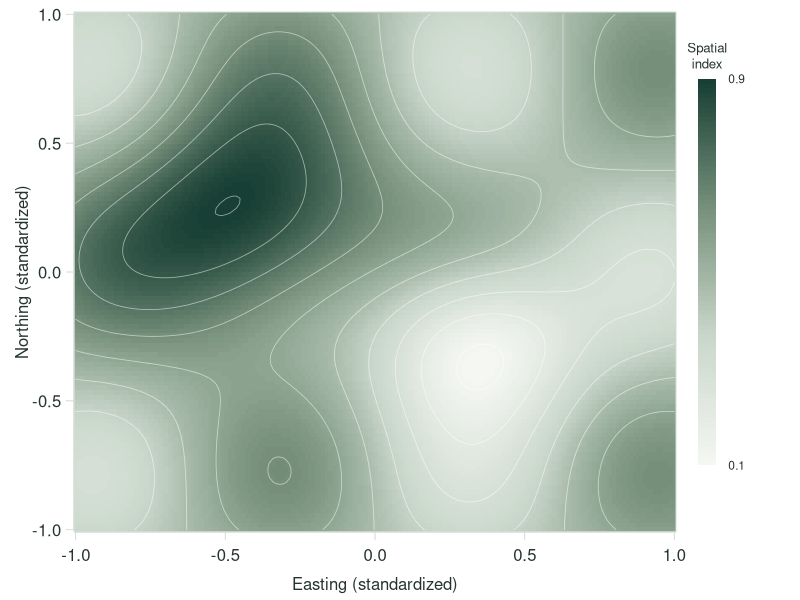
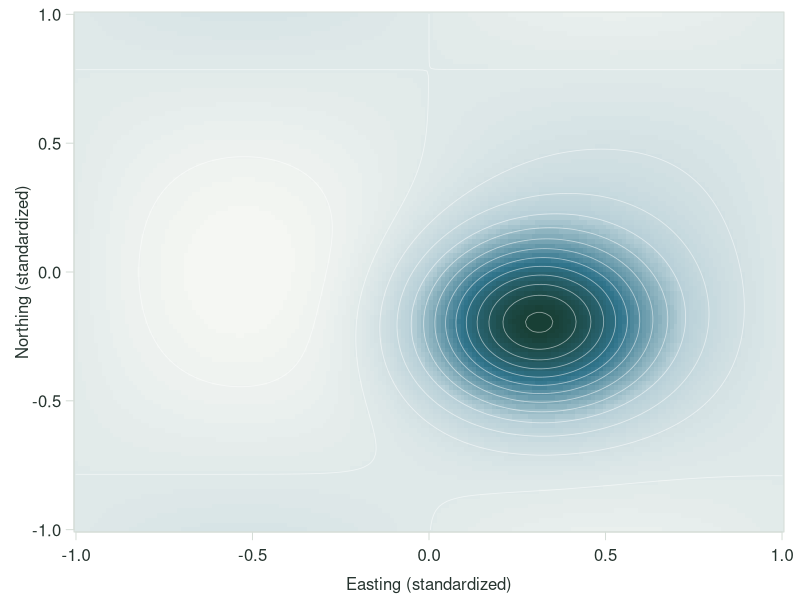
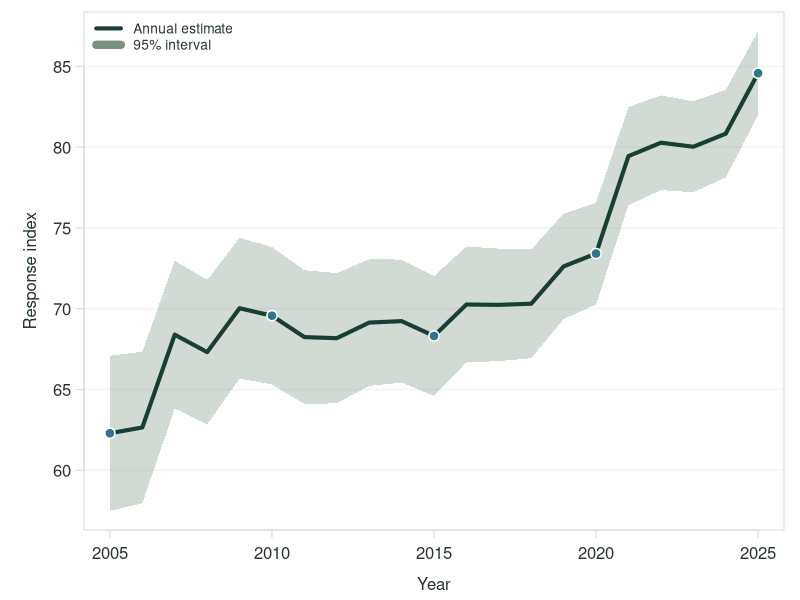
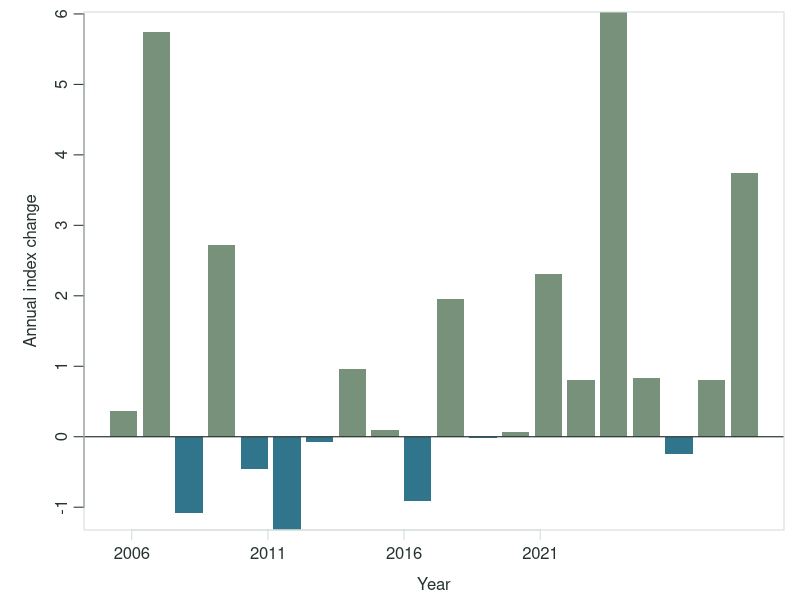
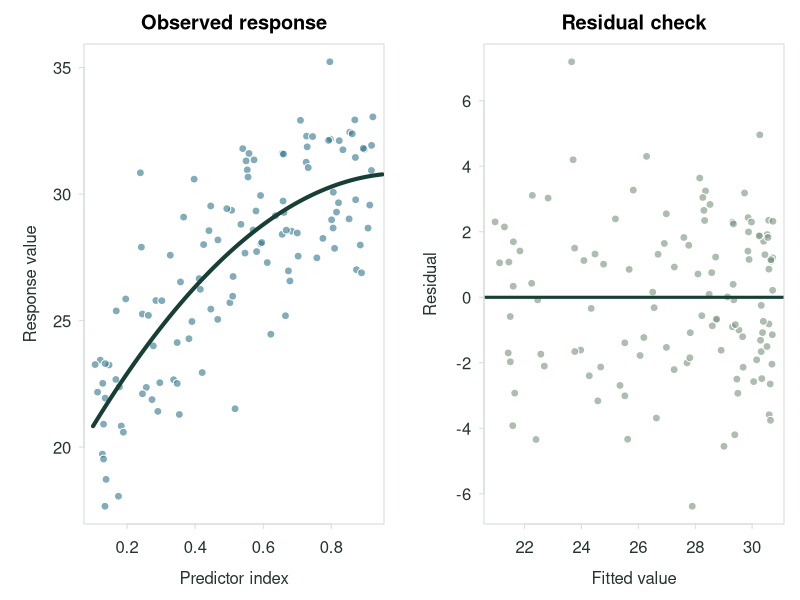
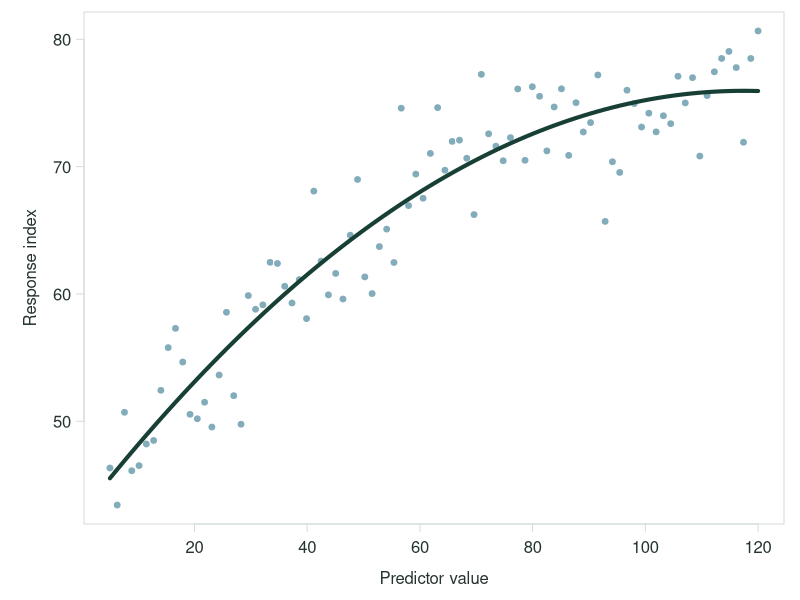
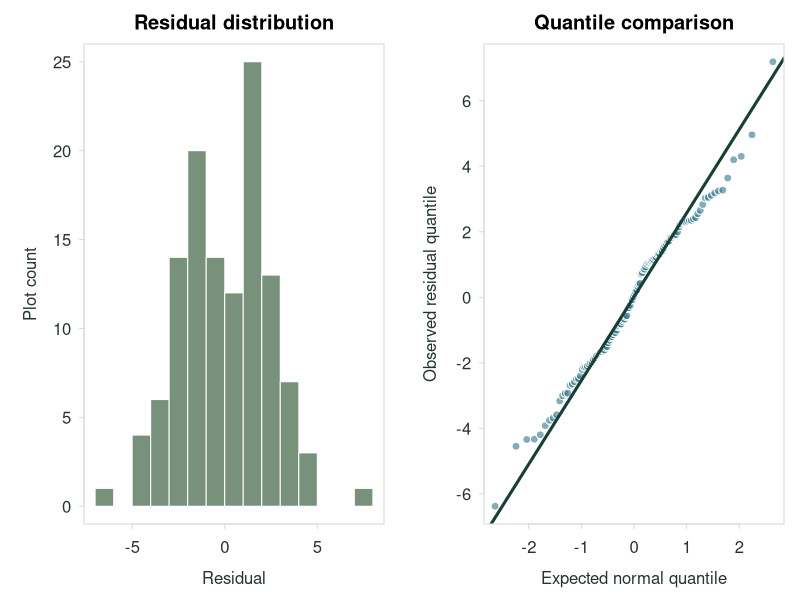

The R source for these figures, in order:
#!/usr/bin/env Rscript

# Generate deterministic, synthetic scientific figures for the gallery.
# The core extension does not require R; these PNG files are committed so the
# gallery renders in environments without R.

output_dir <- file.path("examples", "assets")
dir.create(output_dir, recursive = TRUE, showWarnings = FALSE)

forest <- "#183F35"
sage <- "#77917B"
off_white <- "#F5F7F3"
charcoal <- "#26342F"
blue <- "#31758C"
rule <- "#D5DDD7"

open_png <- function(filename, width = 1600, height = 820) {
  png(
    filename = file.path(output_dir, filename),
    width = width,
    height = height,
    res = 160,
    bg = "white",
    type = if (capabilities("cairo")) "cairo-png" else "windows"
  )
}

set.seed(20261006)

# Synthetic remote-sensing surface
x <- seq(-1, 1, length.out = 180)
y <- seq(-1, 1, length.out = 110)
surface <- outer(
  x,
  y,
  function(x, y) {
    0.55 +
      0.30 * exp(-5 * ((x + 0.42)^2 + (y - 0.18)^2)) -
      0.25 * exp(-8 * ((x - 0.34)^2 + (y + 0.25)^2)) +
      0.10 * sin(5 * x) * cos(4 * y)
  }
)
surface[] <- pmax(0.05, pmin(0.95, surface))

open_png("synthetic-canopy-map.png", 1600, 860)
par(
  mar = c(3.4, 3.7, 0.6, 6.2),
  mgp = c(2.1, 0.65, 0),
  family = "sans",
  fg = charcoal,
  col.axis = charcoal,
  col.lab = charcoal
)
palette_map <- colorRampPalette(c(off_white, "#C9D7CA", sage, forest))(80)
image(
  x,
  y,
  surface,
  col = palette_map,
  axes = FALSE,
  xlab = "Easting (standardized)",
  ylab = "Northing (standardized)",
  useRaster = TRUE
)
contour(x, y, surface, add = TRUE, drawlabels = FALSE, col = "#FFFFFF88", lwd = 0.8)
axis(1, col = rule, col.ticks = rule, tck = -0.015)
axis(2, col = rule, col.ticks = rule, tck = -0.015, las = 1)
box(col = rule)
legend_y <- seq(-0.75, 0.75, length.out = length(palette_map) + 1)
for (i in seq_along(palette_map)) {
  rect(1.08, legend_y[i], 1.14, legend_y[i + 1], col = palette_map[i], border = NA, xpd = NA)
}
text(1.11, 0.84, "Spatial\nindex", cex = 0.8, col = charcoal, xpd = NA)
text(1.18, c(-0.75, 0.75), labels = c("0.1", "0.9"), adj = 0, cex = 0.72, col = charcoal, xpd = NA)
dev.off()

# A second spatial product for the paired-figure layout
disturbance <- 0.25 + 0.55 * exp(
  -10 * (
    (outer(x, rep(1, length(y))) - 0.30)^2 +
      (outer(rep(1, length(x)), y) + 0.20)^2
  )
) + outer(sin(3 * x), cos(2 * y)) * 0.08
disturbance[] <- pmax(0, pmin(1, disturbance))

open_png("synthetic-disturbance-map.png", 900, 620)
par(
  mar = c(3.4, 3.7, 0.6, 0.8),
  mgp = c(2.1, 0.65, 0),
  family = "sans",
  fg = charcoal,
  col.axis = charcoal,
  col.lab = charcoal
)
image(
  x,
  y,
  disturbance,
  col = colorRampPalette(c(off_white, "#B8D0D8", blue, forest))(70),
  axes = FALSE,
  xlab = "Easting (standardized)",
  ylab = "Northing (standardized)",
  useRaster = TRUE
)
contour(x, y, disturbance, add = TRUE, drawlabels = FALSE, col = "#FFFFFF88", lwd = 0.8)
axis(1, col = rule, col.ticks = rule, tck = -0.015)
axis(2, col = rule, col.ticks = rule, tck = -0.015, las = 1)
box(col = rule)
dev.off()

# Synthetic time series with uncertainty band
year <- 2005:2025
estimate <- 62 + 0.9 * (year - 2005) + sin((year - 2005) / 2.5) * 3 + rnorm(length(year), 0, 1.2)
uncertainty <- seq(4.8, 2.6, length.out = length(year))

open_png("synthetic-time-series.png", 1600, 820)
par(
  mar = c(3.5, 4.2, 0.6, 0.8),
  mgp = c(2.2, 0.65, 0),
  family = "sans",
  fg = charcoal,
  col.axis = charcoal,
  col.lab = charcoal
)
plot(
  year,
  estimate,
  type = "n",
  ylim = range(estimate - uncertainty, estimate + uncertainty),
  xlab = "Year",
  ylab = "Response index",
  axes = FALSE
)
abline(h = pretty(par("usr")[3:4]), col = off_white, lwd = 2)
polygon(
  c(year, rev(year)),
  c(estimate - uncertainty, rev(estimate + uncertainty)),
  col = "#77917B55",
  border = NA
)
lines(year, estimate, col = forest, lwd = 4)
points(year[c(1, 6, 11, 16, 21)], estimate[c(1, 6, 11, 16, 21)], pch = 21, bg = blue, col = "white", cex = 1.35, lwd = 1.5)
axis(1, at = seq(2005, 2025, 5), col = rule, col.ticks = rule, tck = -0.015)
axis(2, las = 1, col = rule, col.ticks = rule, tck = -0.015)
box(col = rule)
legend(
  "topleft",
  legend = c("Annual estimate", "95% interval"),
  col = c(forest, sage),
  lwd = c(4, 8),
  bty = "n",
  cex = 0.82,
  text.col = charcoal
)
dev.off()

# Annual change, used only in the paired-figure layout
annual_change <- c(NA, diff(estimate))
open_png("synthetic-annual-change.png", 900, 620)
par(
  mar = c(3.5, 4.2, 0.6, 0.8),
  mgp = c(2.2, 0.65, 0),
  family = "sans",
  fg = charcoal,
  col.axis = charcoal,
  col.lab = charcoal
)
bar_cols <- ifelse(annual_change[-1] >= 0, sage, blue)
barplot(
  annual_change[-1],
  names.arg = year[-1],
  col = bar_cols,
  border = NA,
  xlab = "Year",
  ylab = "Annual index change",
  xaxt = "n"
)
axis(1, at = seq(1, 20, 5), labels = year[-1][seq(1, 20, 5)], col = rule, col.ticks = rule)
abline(h = 0, col = charcoal, lwd = 1.2)
box(col = rule)
dev.off()

# Two compact panels for a standard two-column scientific slide
open_png("synthetic-model-panels.png", 1600, 820)
par(
  mfrow = c(1, 2),
  mar = c(3.8, 4.2, 2.2, 0.8),
  mgp = c(2.2, 0.65, 0),
  family = "sans",
  fg = charcoal,
  col.axis = charcoal,
  col.lab = charcoal
)

n <- 120
moisture <- runif(n, 0.1, 0.95)
growth <- 18 + 28 * moisture - 16 * moisture^2 + rnorm(n, 0, 2.3)
plot(
  moisture,
  growth,
  pch = 21,
  bg = "#31758C99",
  col = "white",
  cex = 1.05,
  xlab = "Predictor index",
  ylab = "Response value",
  main = "Observed response",
  axes = FALSE
)
axis(1, col = rule, col.ticks = rule, tck = -0.015)
axis(2, las = 1, col = rule, col.ticks = rule, tck = -0.015)
box(col = rule)
fit <- lm(growth ~ moisture + I(moisture^2))
grid_x <- seq(0.1, 0.95, length.out = 200)
lines(grid_x, predict(fit, newdata = data.frame(moisture = grid_x)), col = forest, lwd = 4)

residuals_fit <- residuals(fit)
fitted_fit <- fitted(fit)
plot(
  fitted_fit,
  residuals_fit,
  pch = 21,
  bg = "#77917B99",
  col = "white",
  cex = 1.05,
  xlab = "Fitted value",
  ylab = "Residual",
  main = "Residual check",
  axes = FALSE
)
abline(h = 0, col = forest, lwd = 3)
axis(1, col = rule, col.ticks = rule, tck = -0.015)
axis(2, las = 1, col = rule, col.ticks = rule, tck = -0.015)
box(col = rule)
dev.off()

# Stand-age response for the long-title stress test
stand_age <- seq(5, 120, length.out = 90)
recovery_age <- 42 + 0.62 * stand_age - 0.0028 * stand_age^2 + rnorm(length(stand_age), 0, 3.5)
open_png("synthetic-age-response.png", 960, 680)
par(
  mar = c(3.8, 4.2, 0.6, 0.8),
  mgp = c(2.2, 0.65, 0),
  family = "sans",
  fg = charcoal,
  col.axis = charcoal,
  col.lab = charcoal
)
plot(
  stand_age,
  recovery_age,
  pch = 21,
  bg = "#31758C99",
  col = "white",
  cex = 1.05,
  xlab = "Predictor value",
  ylab = "Response index",
  axes = FALSE
)
fit_age <- lm(recovery_age ~ stand_age + I(stand_age^2))
lines(stand_age, predict(fit_age), col = forest, lwd = 4)
axis(1, col = rule, col.ticks = rule, tck = -0.015)
axis(2, las = 1, col = rule, col.ticks = rule, tck = -0.015)
box(col = rule)
dev.off()

# Validation summaries for the minimal, footer-free figure slide
open_png("synthetic-validation-panels.png", 1600, 820)
par(
  mfrow = c(1, 2),
  mar = c(3.8, 4.2, 2.2, 0.8),
  mgp = c(2.2, 0.65, 0),
  family = "sans",
  fg = charcoal,
  col.axis = charcoal,
  col.lab = charcoal
)
hist(
  residuals_fit,
  breaks = 14,
  col = sage,
  border = "white",
  xlab = "Residual",
  ylab = "Plot count",
  main = "Residual distribution",
  axes = FALSE
)
axis(1, col = rule, col.ticks = rule, tck = -0.015)
axis(2, las = 1, col = rule, col.ticks = rule, tck = -0.015)
box(col = rule)

ordered <- sort(residuals_fit)
expected <- qnorm(ppoints(length(ordered)))
plot(
  expected,
  ordered,
  pch = 21,
  bg = "#31758C99",
  col = "white",
  cex = 1.05,
  xlab = "Expected normal quantile",
  ylab = "Observed residual quantile",
  main = "Quantile comparison",
  axes = FALSE
)
qqline(residuals_fit, col = forest, lwd = 3)
axis(1, col = rule, col.ticks = rule, tck = -0.015)
axis(2, las = 1, col = rule, col.ticks = rule, tck = -0.015)
box(col = rule)
dev.off()

message("Generated gallery figures in ", normalizePath(output_dir))
